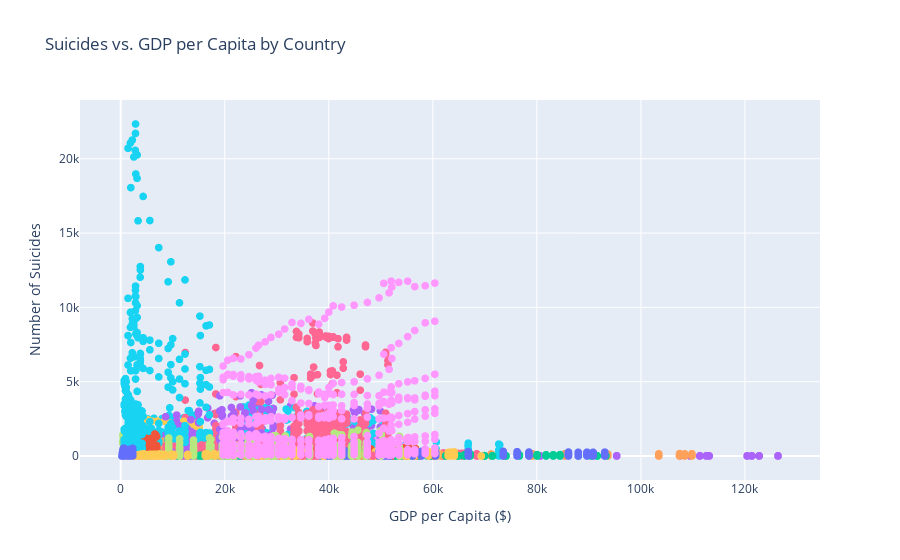

Here is the notebook cell this chart was saved with:
### Markdown cell above
# Plotly

### Code cell
fig = px.scatter(df, x="gdp_per_capita ($)", y="suicides_no", color="country",
                 labels={"gdp_per_capita ($)": "GDP per Capita ($)", "suicides_no": "Number of Suicides"},
                 title="Suicides vs. GDP per Capita by Country")
fig.update_traces(marker=dict(size=8))
fig.update_layout(
    xaxis_title="GDP per Capita ($)",
    yaxis_title="Number of Suicides",
    showlegend=False
)
fig.show()
